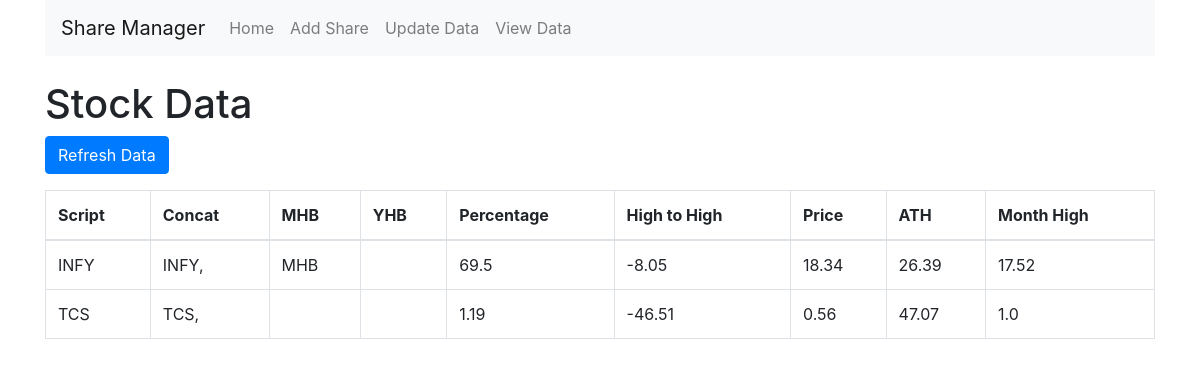
Before: /view_data with the older database file.
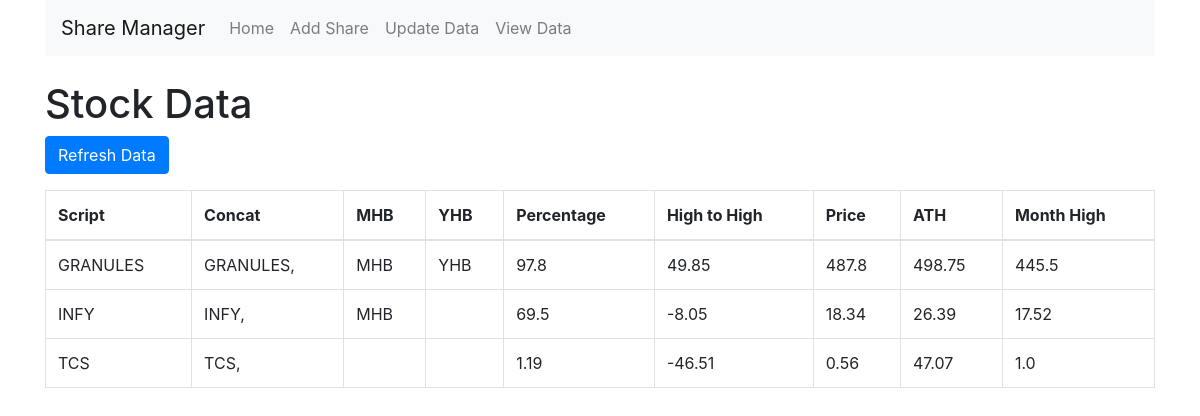
After: the same page with the newer database file.
### models.py (models this page shows)
class StockData(db.Model):
    id = db.Column(db.Integer, primary_key=True)
    script = db.Column(db.String(10), nullable=False)
    concat = db.Column(db.String(50))
    mhb = db.Column(db.String(3))
    yhb = db.Column(db.String(3))
    percentage = db.Column(db.Float)
    high_to_high = db.Column(db.Float)
    price = db.Column(db.Float)
    ath = db.Column(db.Float)
    month_high = db.Column(db.Float)

### app.py (the view)
@app.route('/view_data', methods=['GET', 'POST'])
def view_data():
    if request.method == 'POST':
        update_stock_data([share.ticker for share in Share.query.all()])
        flash('Stock data updated!', 'success')
    search = request.args.get('search')
    sort_by = request.args.get('sort_by', 'script')
    order = request.args.get('order', 'asc')
    query = StockData.query
    if search:
        query = query.filter(StockData.script.like(f'%{search}%'))
    stock_data = query.order_by(getattr(getattr(StockData, sort_by), order)()).all()
    return render_template('view_data.html', stock_data=stock_data)

### templates/view_data.html
{% extends "base.html" %}
{% block content %}
<h1 class="mt-4">Stock Data</h1>
<form method="POST" action="{{ url_for('view_data') }}">
    <button type="submit" class="btn btn-primary mb-3">Refresh Data</button>
</form>
<table class="table table-bordered">
    <thead>
        <tr>
            <th>Script</th>
            <th>Concat</th>
            <th>MHB</th>
            <th>YHB</th>
            <th>Percentage</th>
            <th>High to High</th>
            <th>Price</th>
            <th>ATH</th>
            <th>Month High</th>
        </tr>
    </thead>
    <tbody>
        {% for data in stock_data %}
        <tr>
            <td>{{ data.script }}</td>
            <td>{{ data.concat }}</td>
            <td>{{ data.mhb }}</td>
            <td>{{ data.yhb }}</td>
            <td>{{ data.percentage }}</td>
            <td>{{ data.high_to_high }}</td>
            <td>{{ data.price }}</td>
            <td>{{ data.ath }}</td>
            <td>{{ data.month_high }}</td>
        </tr>
        {% endfor %}
    </tbody>
</table>
{% endblock %}

### templates/base.html (shortened to what this page needs)
<!DOCTYPE html>
<html lang="en">
<head>
    <link rel="stylesheet" href="https://stackpath.bootstrapcdn.com/bootstrap/4.3.1/css/bootstrap.min.css">
</head>
<body>
    <div class="container">
        <nav class="navbar navbar-expand-lg navbar-light bg-light">
            <a class="navbar-brand" href="{{ url_for('index') }}">Share Manager</a>
            <div class="collapse navbar-collapse">
                <ul class="navbar-nav mr-auto">
                    <li class="nav-item">
                        <a class="nav-link" href="{{ url_for('index') }}">Home</a>
                    </li>
                    <li class="nav-item">
                        <a class="nav-link" href="{{ url_for('add_share') }}">Add Share</a>
                    </li>
                    <li class="nav-item">
                        <a class="nav-link" href="{{ url_for('update_data') }}">Update Data</a>
                    </li>
                    <li class="nav-item">
                        <a class="nav-link" href="{{ url_for('view_data') }}">View Data</a>
                    </li>
                </ul>
            </div>
        </nav>
        <div class="content">
            {% block content %}{% endblock %}
        </div>
    </div>
</body>
</html>

Changed rows visible on the page:
added StockData: script "GRANULES", concat "GRANULES,", mhb "MHB", yhb "YHB", percentage "97.8", high_to_high "49.85", price "487.8", ath "498.75", month_high "445.5"
